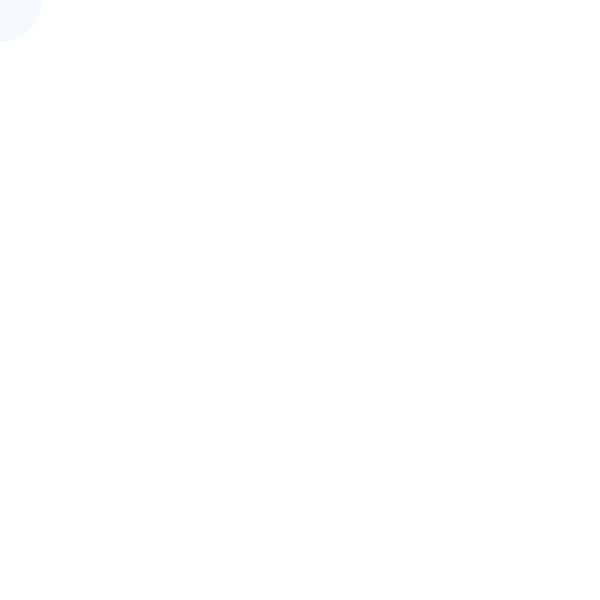
Frame 1 (no input)
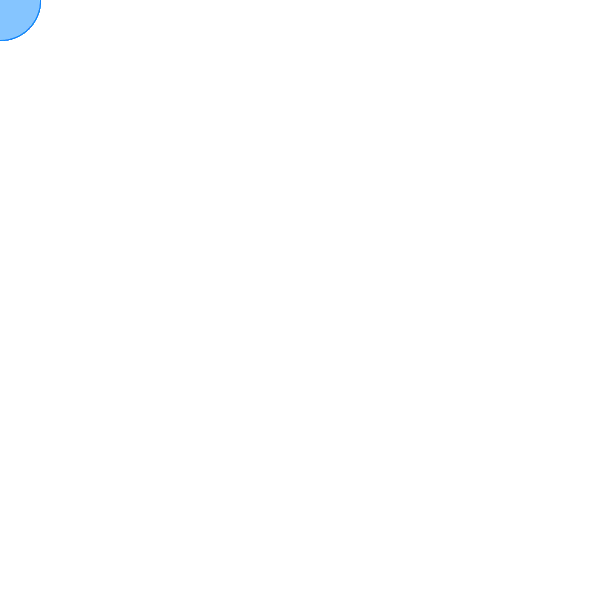
Frame 60 (the mouse pressed at the canvas centre just before this capture)
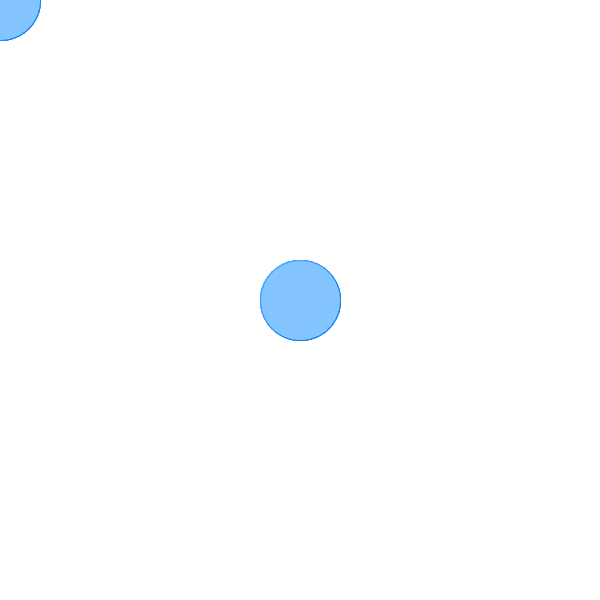
Frame 120 (the mouse held since frame 60 and released just before this capture)

The Processing sketch that drew these frames (run headless with seeded random() and noise(); from frame 60 on, the mouse is pressed at the canvas centre):

// Processing sketch: processing_153075
// ── processing_153075.pde


float xLast;  
float yLast;  

void setup() {  
  size(600, 600);  

  smooth();  

  background(255, 255, 255);  

}  
 

void draw() {  

      noStroke();  

    fill(#7CBCFF, 20);  

    ellipse(mouseX, mouseY,80, 80);  

     title();  

    xLast = pmouseX;  

    yLast = pmouseY;  
  
  
  
  noStroke();
  
  noFill();
  
  stroke(#FFFFFF, 29);

  ellipse(mouseX, mouseY, 120,120);
  
  
  title();  

    xLast = pmouseX;  

    yLast = pmouseY;  
    
    
      
  noStroke();
  
  noFill();
  
  stroke(#0C7DF2,20);

  ellipse(mouseX, mouseY, 80, 80);
  
  
  title();  

    xLast = pmouseX;  

    yLast = pmouseY;  
    
    
  }  
  



void title() {  


  fill(255);  

  textAlign(RIGHT);  

  text("SHIN seo i, interactive Drawing with mouse, Dynamic Media, 2014", width-50, height-20);  


}  
